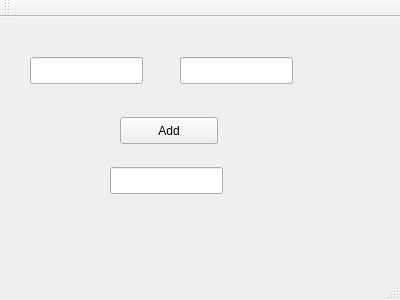
<?xml version="1.0" encoding="UTF-8"?>
<ui version="4.0">
 <class>MainWindow</class>
 <widget class="QMainWindow" name="MainWindow">
  <property name="geometry">
   <rect>
    <x>0</x>
    <y>0</y>
    <width>400</width>
    <height>300</height>
   </rect>
  </property>
  <property name="windowTitle">
   <string>MainWindow</string>
  </property>
  <widget class="QWidget" name="centralWidget">
   <widget class="QLineEdit" name="lineEdit">
    <property name="geometry">
     <rect>
      <x>30</x>
      <y>40</y>
      <width>113</width>
      <height>27</height>
     </rect>
    </property>
    <property name="text">
     <string/>
    </property>
   </widget>
   <widget class="QLineEdit" name="lineEdit_2">
    <property name="geometry">
     <rect>
      <x>180</x>
      <y>40</y>
      <width>113</width>
      <height>27</height>
     </rect>
    </property>
    <property name="text">
     <string/>
    </property>
   </widget>
   <widget class="QLineEdit" name="lineEdit_3">
    <property name="geometry">
     <rect>
      <x>110</x>
      <y>150</y>
      <width>113</width>
      <height>27</height>
     </rect>
    </property>
    <property name="text">
     <string/>
    </property>
   </widget>
   <widget class="QPushButton" name="pushButton">
    <property name="geometry">
     <rect>
      <x>120</x>
      <y>100</y>
      <width>98</width>
      <height>27</height>
     </rect>
    </property>
    <property name="text">
     <string>Add</string>
    </property>
   </widget>
  </widget>
  <widget class="QMenuBar" name="menuBar">
   <property name="geometry">
    <rect>
     <x>0</x>
     <y>0</y>
     <width>400</width>
     <height>25</height>
    </rect>
   </property>
  </widget>
  <widget class="QToolBar" name="mainToolBar">
   <attribute name="toolBarArea">
    <enum>TopToolBarArea</enum>
   </attribute>
   <attribute name="toolBarBreak">
    <bool>false</bool>
   </attribute>
  </widget>
  <widget class="QStatusBar" name="statusBar"/>
 </widget>
 <layoutdefault spacing="6" margin="11"/>
 <resources/>
 <connections/>
</ui>
